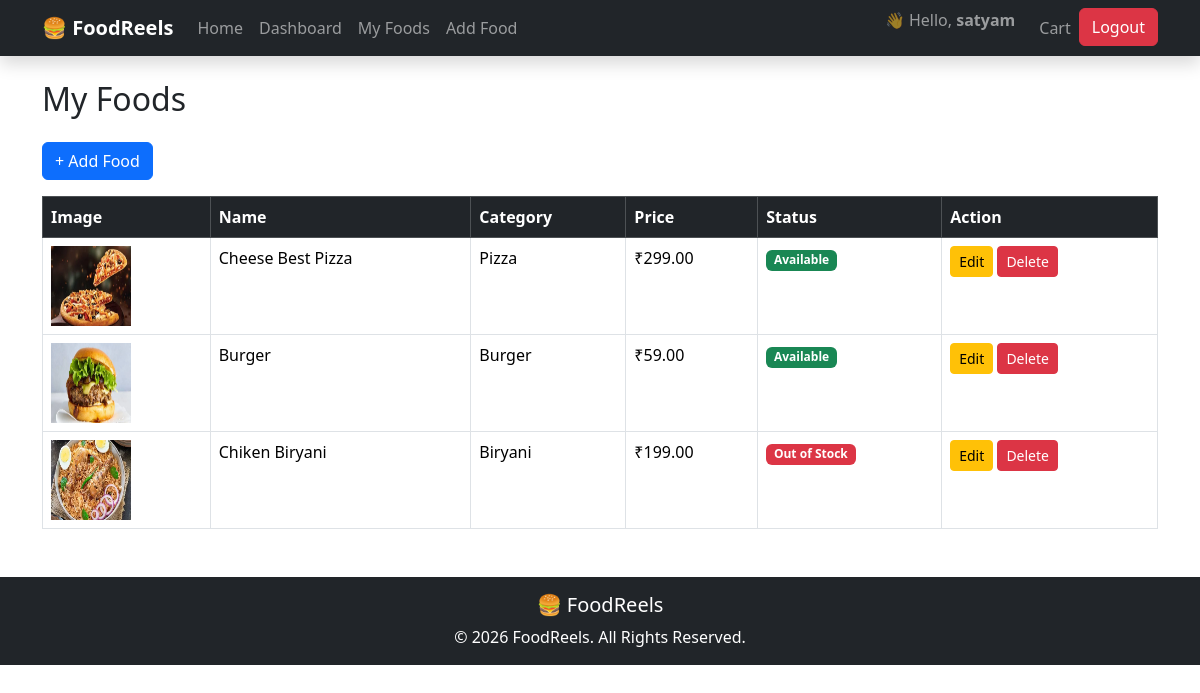
/list/ (signed in), run on the app's committed database.
### accounts/models.py (models this page shows, shortened)
class User(AbstractUser):
    REEL_CHOICES = (
        ('customer','Customer'),
        ('vendor','Vendor'),
        ('admin', 'Admin'),
    )
    phone = models.CharField(max_length=15, blank=True, null=True)
    role = models.CharField(max_length=20, choices=REEL_CHOICES, default='customer')

### foods/models.py (models this page shows, shortened)
class FoodItem(models.Model):
    vendor = models.ForeignKey(
        Vendor,
        on_delete=models.CASCADE,
        related_name='foods'
    )
    category = models.ForeignKey(
        Category,
        on_delete=models.CASCADE
    )
    name = models.CharField(max_length=200)
    description = models.TextField()
    price = models.DecimalField(
        max_digits=8,
        decimal_places=2
    )
    image = models.ImageField(
        upload_to="foods/"
    )
    is_available = models.BooleanField(default=True)
    created_at = models.DateTimeField(auto_now_add=True)
    updated_at = models.DateTimeField(auto_now=True)

class Category(models.Model):
    name = models.CharField(max_length=100, unique=True)
    slug = models.SlugField(unique=True)
    image = models.ImageField(
        upload_to="categories/",
        blank=True,
        null=True
    )
    created_at = models.DateTimeField(auto_now_add=True)
    class Meta:
        ordering = ['name']
    def __str__(self):
        return self.name

### foods/views.py (the view)
@login_required
def food_list(request):
    vendor = Vendor.objects.get(owner=request.user)
    foods = FoodItem.objects.filter(vendor=vendor)
    return render(
        request,
        "foods/food_list.html",
        {"foods": foods}
    )

### templates/foods/food_list.html
{% extends "base.html" %}
{% block content %}
<h2 class="mb-4">
My Foods
</h2>
<a href="{% url 'add-food' %}" class="btn btn-primary mb-3">
+ Add Food
</a>
<table class="table table-bordered table-hover">
<thead class="table-dark">
<tr>
<th>Image</th>
<th>Name</th>
<th>Category</th>
<th>Price</th>
<th>Status</th>
<th>Action</th>
</tr>
</thead>
<tbody>
{% for food in foods %}
<tr>
<td>
<img
src="{{ food.image.url }}"
width="80"
height="80"
>
</td>
<td>
{{ food.name }}
</td>
<td>
{{ food.category }}
</td>
<td>
₹{{ food.price }}
</td>
<td>
{% if food.is_available %}
<span class="badge bg-success">
Available
</span>
{% else %}
<span class="badge bg-danger">
Out of Stock
</span>
{% endif %}
</td>
<td>
<a
href="{% url 'update-food' food.id %}"
class="btn btn-warning btn-sm">
Edit
</a>
<a
href="{% url 'delete-food' food.id %}"
class="btn btn-danger btn-sm">
Delete
</a>
</td>
</tr>
{% endfor %}
</tbody>
</table>
{% endblock %}

### templates/base.html (shortened to what this page needs)
<!DOCTYPE html>
<html lang="en">
<head>
    <link href="https://cdn.jsdelivr.net/npm/bootstrap@5.3.7/dist/css/bootstrap.min.css" rel="stylesheet">
</head>
<body>
<nav class="navbar navbar-expand-lg navbar-dark bg-dark shadow">
    <div class="container">
        <a class="navbar-brand fw-bold" href="{% url 'home' %}">
            🍔 FoodReels
        </a>
        <div class="collapse navbar-collapse" id="navbarNav">
            <ul class="navbar-nav me-auto">
                <li class="nav-item">
                    <a class="nav-link" href="{% url 'home' %}">
                        Home
                    </a>
                </li>
                {% if request.user.is_authenticated %}
                    <li class="nav-item">
                        <a class="nav-link" href="{% url 'vendor-dashboard' %}">
                            Dashboard
                        </a>
                    </li>
                    <li class="nav-item">
                        <a class="nav-link" href="{% url 'food-list' %}">
                            My Foods
                        </a>
                    </li>
                    <li class="nav-item">
                        <a class="nav-link" href="{% url 'add-food' %}">
                            Add Food
                        </a>
                    </li>
                {% endif %}
            </ul>
            <ul class="navbar-nav">
                {% if request.user.is_authenticated %}
                    <li class="nav-item">
                        <span class="navbar-text me-3">
                            👋 Hello,
                            <strong>{{ request.user.username }}</strong>
                        </span>
                    </li>
                    <li class="nav-item">
                        <a class="nav-link" href="{% url 'cart-list' %}">Cart</a>
                    </li>
                    <li class="nav-item">
                        <a
                            href="{% url 'logout' %}"
                            class="btn btn-danger">
                            Logout
                        </a>
                    </li>
                {% endif %}
            </ul>
        </div>
    </div>
</nav>
<div class="container mt-4">
    {% block content %}
    {% endblock %}
</div>
<footer class="bg-dark text-white text-center p-3 mt-5">
    <h5>🍔 FoodReels</h5>
    <p class="mb-0">
        © 2026 FoodReels. All Rights Reserved.
    </p>
</footer>
</body>
</html>

### data on the page
User: user.username "satyam"
FoodItem: image (picture), name "Cheese Best Pizza", category "Pizza", price "299.00", is_available "Available"
FoodItem: image (picture), name "Burger", category "Burger", price "59.00", is_available "Available"
FoodItem: image (picture), name "Chiken Biryani", category "Biryani", price "199.00", is_available "Out of Stock"
